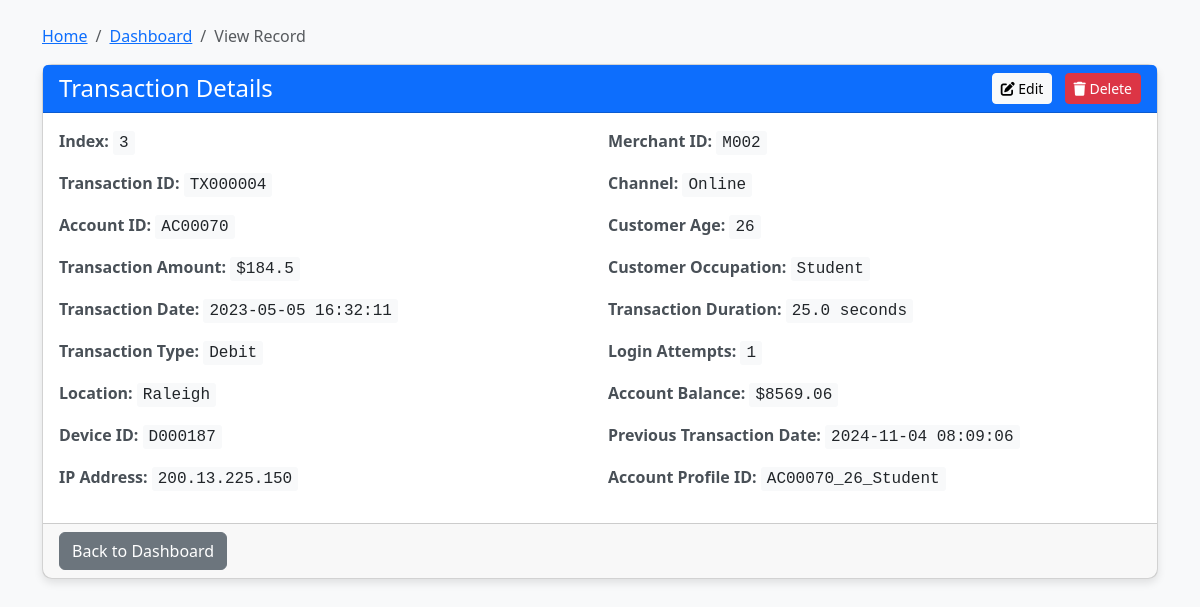
Page /view/3 on the committed database.
### tables this page shows
CREATE TABLE "Input" (
	"Index"	INTEGER NOT NULL,
	"TransactionID"	,
	"AccountID"	,
	"TransactionAmount"	,
	"TransactionDate"	,
	"TransactionType"	,
	"Location"	,
	"DeviceID"	,
	"IP Address"	,
	"MerchantID"	,
	"Channel"	,
	"CustomerAge"	,
	"CustomerOccupation"	,
	"TransactionDuration"	,
	"LoginAttempts"	,
	"AccountBalance"	,
	"PreviousTransactionDate"	,
	"AccountProfileID"	,
	PRIMARY KEY("Index" AUTOINCREMENT)
);

### API/app3.py (the view)
@app.route('/view/<int:index>')
def view_record(index):
    conn = get_db() # Use the get_db function
    cursor = conn.cursor()
    try:
        cursor.execute("SELECT * FROM Input WHERE \"Index\"=?", (index,))
        columns = [description[0] for description in cursor.description]
        row = cursor.fetchone()
        if row:
            record = dict(zip(columns, row))
            return render_template('view_record.html', record=record)
        else:
            flash("Record not found", "error")
            return redirect(url_for('dashboard'))
    except sqlite3.Error as e:
        flash(f"Database error: {str(e)}", "error")
        return redirect(url_for('dashboard'))
    finally:
        if conn:
            conn.close()

### API/app3.py (called while the page is built)
def get_db():
    db = getattr(g, '_database', None)
    if db is None:
        db = g._database = sqlite3.connect(db_path)
        db.row_factory = sqlite3.Row
    return db

@app.teardown_appcontext
def close_connection(exception):
    db = getattr(g, '_database', None)
    if db is not None:
        db.close()

### API/templates/view_record.html (shortened to what this page needs)
<!DOCTYPE html>
<html lang="en">
<head>
    <link rel="stylesheet" href="https://cdnjs.cloudflare.com/ajax/libs/bootstrap/5.3.0/css/bootstrap.min.css">
    <link rel="stylesheet" href="https://cdnjs.cloudflare.com/ajax/libs/font-awesome/6.4.0/css/all.min.css">
</head>
<body class="bg-light">
    <div class="container py-4">
        <nav aria-label="breadcrumb">
            <ol class="breadcrumb">
                <li class="breadcrumb-item"><a href="/">Home</a></li>
                <li class="breadcrumb-item"><a href="/dashboard">Dashboard</a></li>
                <li class="breadcrumb-item active">View Record</li>
            </ol>
        </nav>
        <div class="card mb-4">
            <div class="card-header bg-primary text-white d-flex justify-content-between align-items-center">
                <h4 class="mb-0">Transaction Details</h4>
                <div>
                    <a href="{{ url_for('edit_record', index=record['Index']) }}" class="btn btn-sm btn-light me-2">
                        <i class="fas fa-edit"></i> Edit
                    </a>
                    <button type="button" class="btn btn-sm btn-danger" data-bs-toggle="modal" data-bs-target="#deleteModal">
                        <i class="fas fa-trash"></i> Delete
                    </button>
                </div>
            </div>
            <div class="card-body">
                <div class="row g-3">
                    <div class="col-md-6">
                        <p><span class="detail-label">Index:</span> <span class="record-value">{{ record['Index'] }}</span></p>
                        <p><span class="detail-label">Transaction ID:</span> <span class="record-value">{{ record['TransactionID'] }}</span></p>
                        <p><span class="detail-label">Account ID:</span> <span class="record-value">{{ record['AccountID'] }}</span></p>
                        <p><span class="detail-label">Transaction Amount:</span> <span class="record-value">${{ record['TransactionAmount'] }}</span></p>
                        <p><span class="detail-label">Transaction Date:</span> <span class="record-value">{{ record['TransactionDate'] }}</span></p>
                        <p><span class="detail-label">Transaction Type:</span> <span class="record-value">{{ record['TransactionType'] }}</span></p>
                        <p><span class="detail-label">Location:</span> <span class="record-value">{{ record['Location'] }}</span></p>
                        <p><span class="detail-label">Device ID:</span> <span class="record-value">{{ record['DeviceID'] }}</span></p>
                        <p><span class="detail-label">IP Address:</span> <span class="record-value">{{ record['IP Address'] }}</span></p>
                    </div>
                    <div class="col-md-6">
                        <p><span class="detail-label">Merchant ID:</span> <span class="record-value">{{ record['MerchantID'] }}</span></p>
                        <p><span class="detail-label">Channel:</span> <span class="record-value">{{ record['Channel'] }}</span></p>
                        <p><span class="detail-label">Customer Age:</span> <span class="record-value">{{ record['CustomerAge'] }}</span></p>
                        <p><span class="detail-label">Customer Occupation:</span> <span class="record-value">{{ record['CustomerOccupation'] }}</span></p>
                        <p><span class="detail-label">Transaction Duration:</span> <span class="record-value">{{ record['TransactionDuration'] }} seconds</span></p>
                        <p><span class="detail-label">Login Attempts:</span> <span class="record-value">{{ record['LoginAttempts'] }}</span></p>
                        <p><span class="detail-label">Account Balance:</span> <span class="record-value">${{ record['AccountBalance'] }}</span></p>
                        <p><span class="detail-label">Previous Transaction Date:</span> <span class="record-value">{{ record['PreviousTransactionDate'] }}</span></p>
                        <p><span class="detail-label">Account Profile ID:</span> <span class="record-value">{{ record['AccountProfileID'] }}</span></p>
                    </div>
                </div>
            </div>
            <div class="card-footer">
                <a href="{{ url_for('dashboard') }}" class="btn btn-secondary">Back to Dashboard</a>
            </div>
        </div>
    </div>
</body>
</html>

### API/templates/view_record.html (style rules this page uses)
.card { border-radius: 10px; box-shadow: 0 4px 8px rgba(0, 0, 0, 0.1); }
.detail-label { font-weight: bold; color: #495057; }
.record-value { font-family: 'Courier New', monospace; background-color: #f8f9fa; padding: 3px 6px; border-radius: 3px; }

### rows in the picture
Input: Index "3", TransactionID "TX000004", AccountID "AC00070", TransactionAmount "184.5", TransactionDate "2023-05-05 16:32:11", TransactionType "Debit", Location "Raleigh", DeviceID "D000187", IP Address "200.13.225.150", MerchantID "M002", Channel "Online", CustomerAge "26", CustomerOccupation "Student", TransactionDuration "25.0", LoginAttempts "1", AccountBalance "8569.06", PreviousTransactionDate "2024-11-04 08:09:06", AccountProfileID "AC00070_26_Student"
